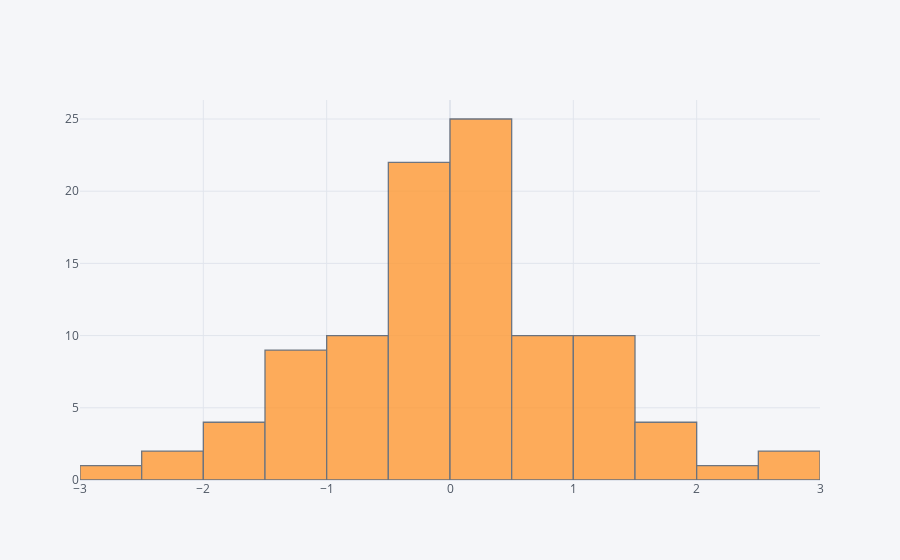

The notebook cell this image was saved under:
### Markdown cell above
## histogram

### Code cell
df['A'].iplot(kind='hist',bins=25)

### Figure 1 — Plotly figure (JSON) as saved in the notebook; plotly's stock layout.template omitted (floating-point values rounded to 4 significant figures)
{"data": [{"histfunc": "count", "histnorm": "", "marker": {"color": "rgba(255, 153, 51, 1.0)", "line": {"color": "#4D5663", "width": 1.3}}, "name": "A", "nbinsx": 25, "opacity": 0.8, "orientation": "v", "type": "histogram", "x": [-0.8718, 0.1116, -2.741, -1.083, 1.105, -0.1717, 0.4355, -0.09179, 1.226, 1.551, -0.07122, -0.246, 0.1568, 0.3656, 2.661, 1.855, -1.187, -0.3053, 0.3424, -1.008, -0.4425, 0.6015, -0.2893, -0.7547, -0.6491, -2.167, -0.3522, -0.9825, 0.4824, 1.399, -1.081, 0.6813, -1.8, 0.4069, 0.7305, 0.1773, -0.4914, 2.155, -0.3358, 0.671, 0.4922, -0.1061, -1.072, 1.573, 0.2063, 0.4332, 0.5414, 0.5966, -1.806, 1.095, -0.617, -1.79, 0.5756, 0.2222, -0.3747, 0.7534, 1.263, -0.2982, -0.4013, -0.1404, -0.799, -0.2506, 0.09441, 0.464, -0.7549, 0.2735, 0.4995, 0.2622, 0.3088, -0.7426, -2.141, 1.085, 2.556, -0.3637, -1.775, 1.284, 1.46, 0.1436, 1.113, -1.399, 0.2902, 0.1394, -0.2557, -0.7965, 0.9962, -0.2692, -0.5858, 0.1147, -0.4385, 1.501, -1.469, -1.376, -1.404, 0.03666, 1.34, 0.06475, -0.2673, 0.5128, -0.3936, 0.2261]}], "layout": {"barmode": "overlay", "legend": {"bgcolor": "#F5F6F9", "font": {"color": "#4D5663"}}, "paper_bgcolor": "#F5F6F9", "plot_bgcolor": "#F5F6F9", "title": {"font": {"color": "#4D5663"}}, "xaxis": {"gridcolor": "#E1E5ED", "showgrid": true, "tickfont": {"color": "#4D5663"}, "title": {"font": {"color": "#4D5663"}, "text": ""}, "zerolinecolor": "#E1E5ED"}, "yaxis": {"gridcolor": "#E1E5ED", "showgrid": true, "tickfont": {"color": "#4D5663"}, "title": {"font": {"color": "#4D5663"}, "text": ""}, "zerolinecolor": "#E1E5ED"}}}
